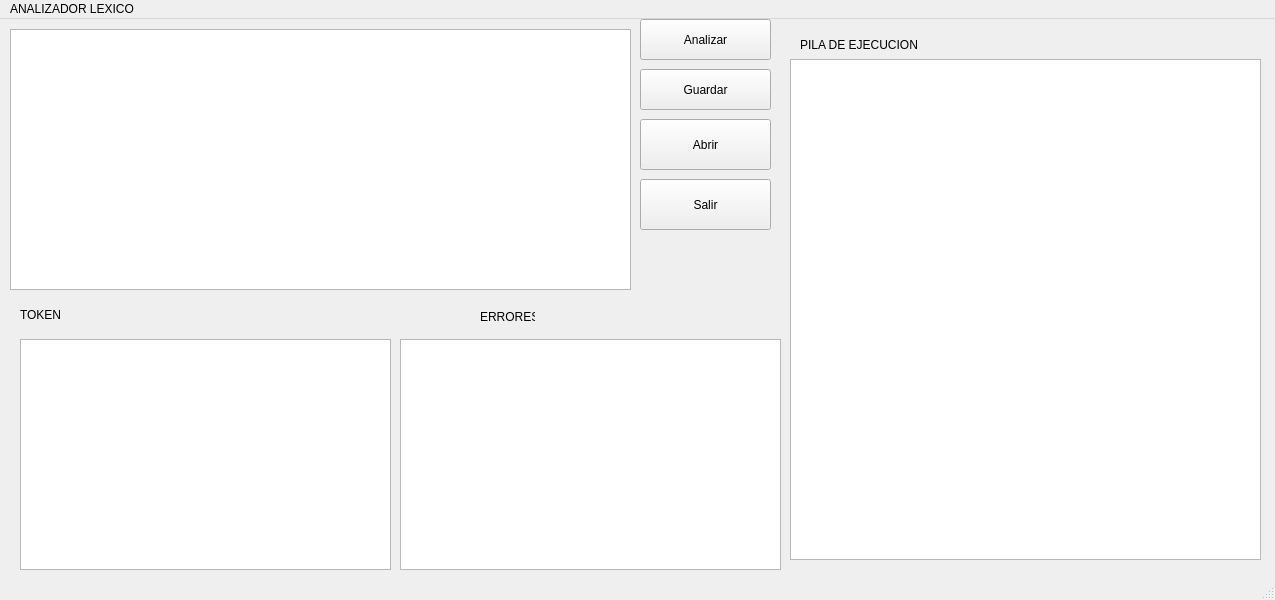
<?xml version="1.0" encoding="UTF-8"?>
<ui version="4.0">
 <class>MainWindow</class>
 <widget class="QMainWindow" name="MainWindow">
  <property name="geometry">
   <rect>
    <x>0</x>
    <y>0</y>
    <width>1275</width>
    <height>600</height>
   </rect>
  </property>
  <property name="windowTitle">
   <string>MainWindow</string>
  </property>
  <widget class="QWidget" name="centralwidget">
   <widget class="QPushButton" name="analizarbtn">
    <property name="geometry">
     <rect>
      <x>640</x>
      <y>0</y>
      <width>131</width>
      <height>41</height>
     </rect>
    </property>
    <property name="text">
     <string>Analizar</string>
    </property>
   </widget>
   <widget class="QPushButton" name="guardarbtn">
    <property name="geometry">
     <rect>
      <x>640</x>
      <y>50</y>
      <width>131</width>
      <height>41</height>
     </rect>
    </property>
    <property name="text">
     <string>Guardar</string>
    </property>
   </widget>
   <widget class="QPushButton" name="abrirbtn">
    <property name="geometry">
     <rect>
      <x>640</x>
      <y>100</y>
      <width>131</width>
      <height>51</height>
     </rect>
    </property>
    <property name="text">
     <string>Abrir</string>
    </property>
   </widget>
   <widget class="QPushButton" name="salirbtn">
    <property name="geometry">
     <rect>
      <x>640</x>
      <y>160</y>
      <width>131</width>
      <height>51</height>
     </rect>
    </property>
    <property name="text">
     <string>Salir</string>
    </property>
   </widget>
   <widget class="QPlainTextEdit" name="codetxt">
    <property name="geometry">
     <rect>
      <x>10</x>
      <y>10</y>
      <width>621</width>
      <height>261</height>
     </rect>
    </property>
   </widget>
   <widget class="QLabel" name="label">
    <property name="geometry">
     <rect>
      <x>20</x>
      <y>280</y>
      <width>131</width>
      <height>31</height>
     </rect>
    </property>
    <property name="text">
     <string>TOKEN</string>
    </property>
   </widget>
   <widget class="QLabel" name="label_2">
    <property name="geometry">
     <rect>
      <x>480</x>
      <y>290</y>
      <width>55</width>
      <height>16</height>
     </rect>
    </property>
    <property name="text">
     <string>ERRORES</string>
    </property>
   </widget>
   <widget class="QTableWidget" name="tablatoken">
    <property name="geometry">
     <rect>
      <x>20</x>
      <y>320</y>
      <width>371</width>
      <height>231</height>
     </rect>
    </property>
   </widget>
   <widget class="QTableWidget" name="tablaerrores">
    <property name="geometry">
     <rect>
      <x>400</x>
      <y>320</y>
      <width>381</width>
      <height>231</height>
     </rect>
    </property>
   </widget>
   <widget class="QPlainTextEdit" name="txtPila">
    <property name="geometry">
     <rect>
      <x>790</x>
      <y>40</y>
      <width>471</width>
      <height>501</height>
     </rect>
    </property>
   </widget>
   <widget class="QLabel" name="label_3">
    <property name="geometry">
     <rect>
      <x>800</x>
      <y>15</y>
      <width>131</width>
      <height>21</height>
     </rect>
    </property>
    <property name="text">
     <string>PILA DE EJECUCION</string>
    </property>
   </widget>
  </widget>
  <widget class="QMenuBar" name="menubar">
   <property name="geometry">
    <rect>
     <x>0</x>
     <y>0</y>
     <width>1275</width>
     <height>25</height>
    </rect>
   </property>
   <widget class="QMenu" name="menuANALIZADOR_LEXICO">
    <property name="title">
     <string>ANALIZADOR LEXICO</string>
    </property>
   </widget>
   <addaction name="menuANALIZADOR_LEXICO"/>
  </widget>
  <widget class="QStatusBar" name="statusbar"/>
 </widget>
 <resources/>
 <connections/>
</ui>
